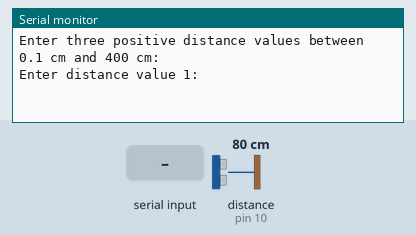
This sketch was run on a simulated Arduino Nano, built with avr-gcc and run on an emulated ATmega328P. On the bench: the last lines printed to the serial monitor. The inputs (shaded band) are chosen by the test bench; at power-on: distance to the obstacle (sensor on pin 10) 80 cm. The echo pulse lasts 58.3 µs per cm.

Above: at 1.2 s.
1.3 s: "90,45\n" received over Serial
At 2.72 s:
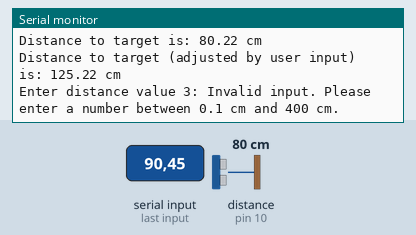
2.8 s: "30,150\n" received over Serial
At 4.1 s:
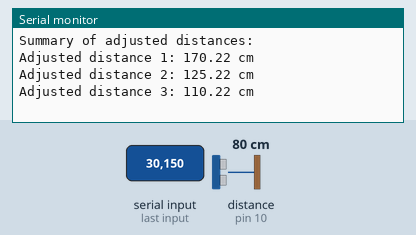
Timing chart, 0 to 5.8 s (numbered marks = the images above; inputs shaded):
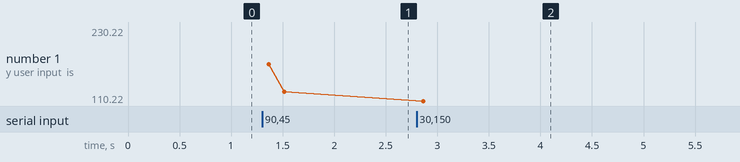

Measured:
- after the input at 1.3 s, the serial monitor: prints a new line at once (image 1)
- after the input at 2.8 s, the serial monitor: prints a new line at once (image 2)
- plotted number 1: 125.22 → 230.22 after the input at 2.8 s

The sketch:

sketch.ino
```cpp
// Define pins for the ultrasonic sensor
const int trigPin = 9;
const int echoPin = 10;

// Variables for storing duration, distance, and user inputs
long duration;
float distance;
const int arraySize = 3;  // Size of the array to store user inputs
float userInputs[arraySize];  // Array to store user inputs
float adjustedDistances[arraySize];  // Array to store adjusted distances

const float minValue = 0.1;  // Minimum valid input value in cm
const float maxValue = 400.0; // Maximum valid input value in cm
const unsigned long inputTimeout = 30000; // Timeout in milliseconds (30 seconds)

void setup() {
  // Initialize serial communication
  Serial.begin(9600);

  // Set pin modes
  pinMode(trigPin, OUTPUT);
  pinMode(echoPin, INPUT);

  // Prompt the user to enter distance values
  Serial.println("Enter three positive distance values between 0.1 cm and 400 cm:");
}

void loop() {
  for (int i = 0; i < arraySize; i++) {
    Serial.print("Enter distance value ");
    Serial.print(i + 1);
    Serial.print(": ");

    unsigned long startTime = millis();
    while (millis() - startTime < inputTimeout) {
      if (Serial.available() > 0) {
        userInputs[i] = Serial.parseFloat();

        // Check if the input is within the valid range
        if (userInputs[i] >= minValue && userInputs[i] <= maxValue) {
          Serial.print("User input value ");
          Serial.print(i + 1);
          Serial.print(": ");
          Serial.println(userInputs[i]);

          // Measure the distance using the ultrasonic sensor
          digitalWrite(trigPin, LOW);
          delayMicroseconds(2);
          digitalWrite(trigPin, HIGH);
          delayMicroseconds(10);
          digitalWrite(trigPin, LOW);

          duration = pulseIn(echoPin, HIGH);
          distance = (duration / 2.0) * 0.0344;
          adjustedDistances[i] = distance + userInputs[i];

          Serial.print("Distance to target is: ");
          Serial.print(distance);
          Serial.println(" cm");

          Serial.print("Distance to target (adjusted by user input) is: ");
          Serial.print(adjustedDistances[i]);
          Serial.println(" cm");

          break; // Exit the input loop for this index
        } else {
          Serial.println("Invalid input. Please enter a number between 0.1 cm and 400 cm.");
          Serial.flush(); // Clear any remaining input
          startTime = millis(); // Restart the timer for the next input attempt
        }
      }
    }

    if (millis() - startTime >= inputTimeout) {
      Serial.println("Input timeout. Please restart the program to enter values.");
      return; // Exit loop if timeout occurs
    }
  }

  // Print all adjusted distances after all inputs have been entered
  Serial.println("Summary of adjusted distances:");
  for (int i = 0; i < arraySize; i++) {
    Serial.print("Adjusted distance ");
    Serial.print(i + 1);
    Serial.print(": ");
    Serial.print(adjustedDistances[i]);
    Serial.println(" cm");
  }

  // Wait before allowing another round of inputs
  delay(5000);  // Delay to allow the user to read the output before the next loop
}
```
